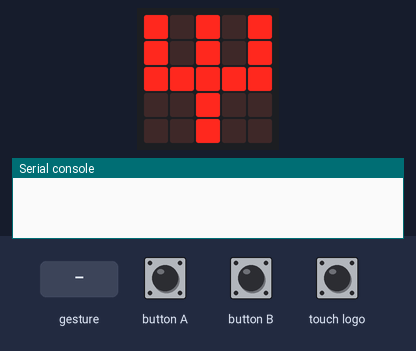
Simulated run of this program. Board: BBC micro:bit (MakeCode). Shown: the board's 5×5 LED display, the last lines printed to the serial console. The test bench sets the inputs (shaded band). No radio messages arrive unless stated (any console line starting 'radio sent:' is added by the test bench); a tilt is held for 1.5 s and a shake lasts 1 s, then the board lies face up again.

Above: at 1.8 s.
1.9 s: button A pressed for 0.15 s
At 3.2 s:
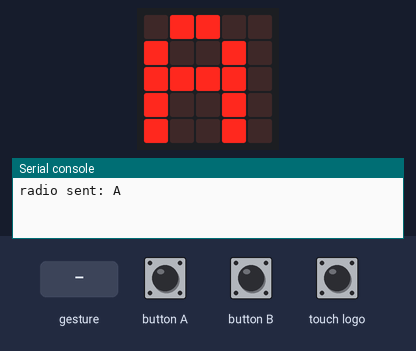
3.5 s: button B pressed for 0.15 s
At 4.6 s:
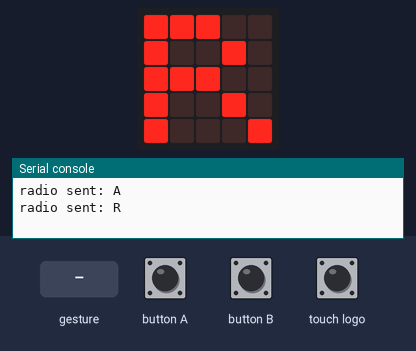
5.1 s: touch logo pressed for 0.15 s
At 5.8 s:
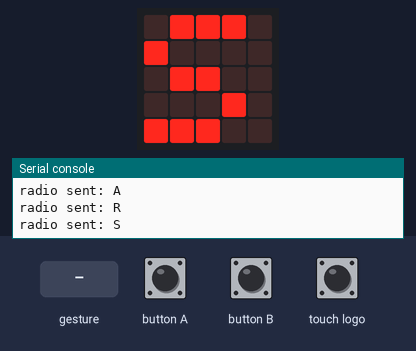
6.7 s: gesture 'tilt right'
At 7.6 s:
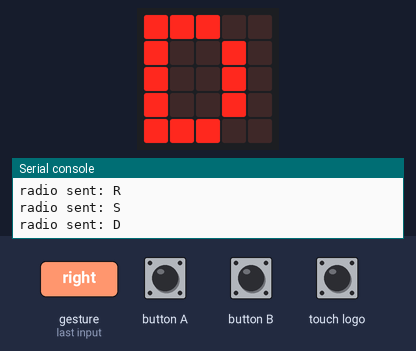
8.3 s: gesture 'tilt left'
At 8.7 s:
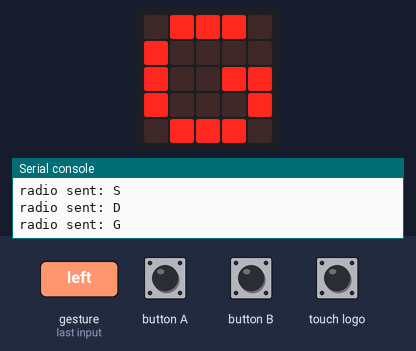
Timing chart, 0 to 10.8 s (numbered marks = the images above; inputs shaded):
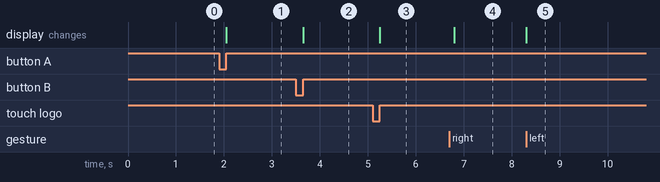

The program:

main.ts
```typescript
input.onButtonPressed(Button.A, function () {
    radio.sendString("A")
    basic.showString("A")
})
input.onGesture(Gesture.TiltRight, function () {
    radio.sendString("D")
    basic.showString("D")
})
input.onGesture(Gesture.TiltLeft, function () {
    radio.sendString("G")
    basic.showString("G")
})
input.onButtonPressed(Button.B, function () {
    radio.sendString("R")
    basic.showString("R")
})
input.onLogoEvent(TouchButtonEvent.Pressed, function () {
    radio.sendString("S")
    basic.showString("S")
})
radio.setGroup(1)
basic.showIcon(IconNames.Pitchfork)
basic.forever(function () {

})
```

test.ts
```typescript
// les tests vont ici ; cela ne sera pas compilé si ce paquet est utilisé en tant qu'extension.
```

Measured:
- after the input at 1.9 s, the display: changes after 0.15 s (image 1)
- after the input at 3.5 s, the display: changes after 0.15 s (image 2)
- after the input at 5.1 s, the display: changes after 0.15 s (image 3)
- after the input at 6.7 s, the display: changes after 0.10 s (image 4)
- after the input at 8.3 s, the display: changes at once (image 5)
